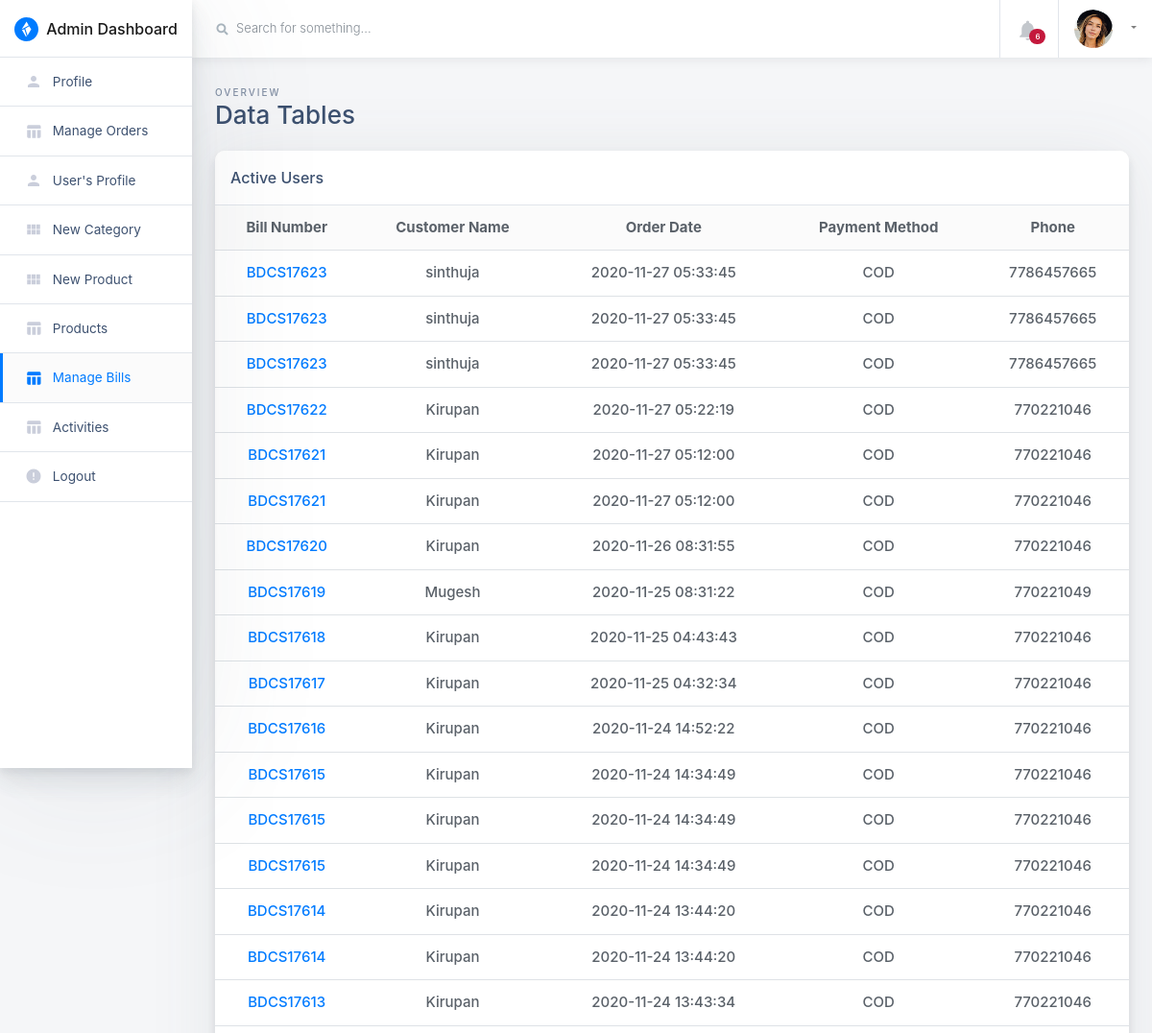
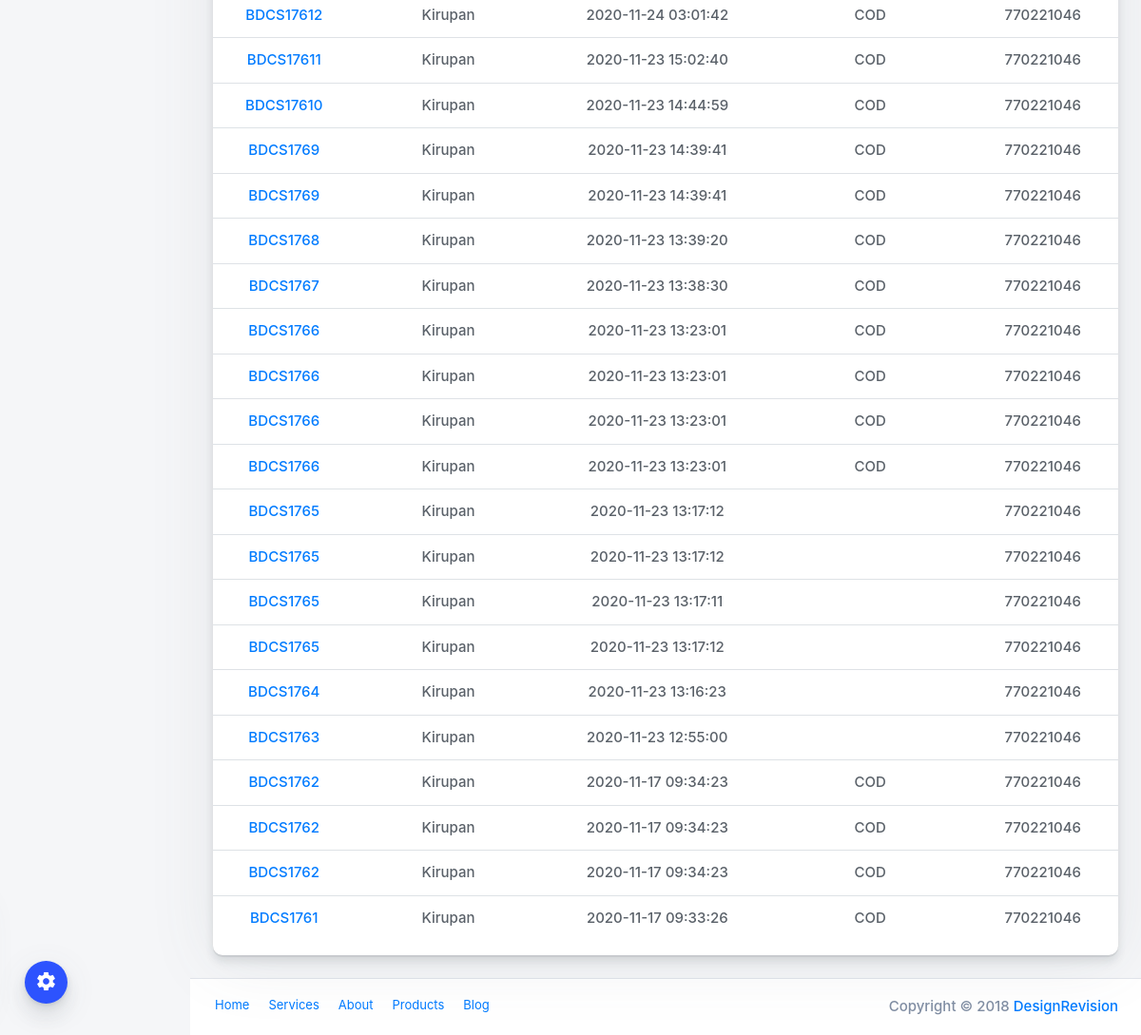
The page /admin/manage-bills.php (signed in) on the database its author committed (2 pictures, top to bottom).
### tables this page shows
CREATE TABLE IF NOT EXISTS `orders` (
  `id` int(11) NOT NULL AUTO_INCREMENT,
  `bill_no` int(4) DEFAULT NULL,
  `userId` int(11) DEFAULT NULL,
  `productId` varchar(255) DEFAULT NULL,
  `quantity` int(11) DEFAULT NULL,
  `orderDate` timestamp NOT NULL DEFAULT CURRENT_TIMESTAMP,
  `paymentMethod` varchar(50) DEFAULT NULL,
  `orderStatus` varchar(55) DEFAULT NULL,
  PRIMARY KEY (`id`)
);

CREATE TABLE IF NOT EXISTS `users` (
  `id` int(11) NOT NULL AUTO_INCREMENT,
  `name` varchar(255) DEFAULT NULL,
  `email` varchar(255) DEFAULT NULL,
  `contactno` bigint(11) DEFAULT NULL,
  `password` varchar(255) DEFAULT NULL,
  `shippingAddress` longtext,
  `shippingState` varchar(255) DEFAULT NULL,
  `shippingCity` varchar(255) DEFAULT NULL,
  `shippingPincode` int(11) DEFAULT NULL,
  `billingAddress` longtext,
  `billingState` varchar(255) DEFAULT NULL,
  `billingCity` varchar(255) DEFAULT NULL,
  `billingPincode` int(11) DEFAULT NULL,
  `regDate` timestamp NOT NULL DEFAULT CURRENT_TIMESTAMP,
  `updationDate` varchar(255) DEFAULT NULL,
  PRIMARY KEY (`id`)
);

### admin/manage-bills.php (the view, shortened to what this page needs)
<?php
include("include/config.php");
if(strlen($_SESSION['admin_login'])==0)
	{
header('location:/ssfood/admin');
}
else{
?>
<!doctype html>
<html class="no-js h-100" lang="en">
  <head>
    <link href="https://use.fontawesome.com/releases/v5.0.6/css/all.css" rel="stylesheet">
    <link rel="stylesheet" href="https://stackpath.bootstrapcdn.com/bootstrap/4.1.3/css/bootstrap.min.css">
    <link rel="stylesheet" id="main-stylesheet" data-version="1.1.0" href="styles/shards-dashboards.1.1.0.min.css">
    <link rel="stylesheet" href="styles/extras.1.1.0.min.css">
  </head>
  <body class="h-100">
    <div class="color-switcher-toggle animated pulse infinite">
      <i class="material-icons">settings</i>
    </div>
    <div class="container-fluid">
      <div class="row">
        <aside class="main-sidebar col-12 col-md-3 col-lg-2 px-0">
          <div class="main-navbar">
            <nav class="navbar align-items-stretch navbar-light bg-white flex-md-nowrap border-bottom p-0">
              <a class="navbar-brand w-100 mr-0" href="dashboard" style="line-height: 25px;">
                <div class="d-table m-auto">
                  <img id="main-logo" class="d-inline-block align-top mr-1" style="max-width: 25px;" src="images/shards-dashboards-logo.svg" alt="Shards Dashboard">
                  <span class="d-none d-md-inline ml-1">Admin Dashboard</span>
                </div>
              </a>
            </nav>
          </div>
          <div class="nav-wrapper">
            <ul class="nav flex-column">
			  <li class="nav-item">
                <a class="nav-link " href="profile">
                  <i class="material-icons">person</i>
                  <span>Profile</span>
                </a>
              </li>
			  <li class="nav-item">
                <a class="nav-link " href="orders">
                  <i class="material-icons">table_chart</i>
                  <span>Manage Orders</span>
                </a>
              </li>
			  <li class="nav-item">
                <a class="nav-link " href="users">
                  <i class="material-icons">person</i>
                  <span>User's Profile</span>
                </a>
              </li>
              <li class="nav-item">
                <a class="nav-link " href="new-category">
                  <i class="material-icons">view_module</i>
                  <span>New Category</span>
                </a>
              </li>
			  <li class="nav-item">
                <a class="nav-link " href="new-product">
                  <i class="material-icons">view_module</i>
                  <span>New Product</span>
                </a>
              </li>
              <li class="nav-item">
                <a class="nav-link " href="products">
                  <i class="material-icons">table_chart</i>
                  <span>Products</span>
                </a>
              </li>
			  <li class="nav-item">
                <a class="nav-link active" href="manage-bills">
                  <i class="material-icons">table_chart</i>
                  <span>Manage Bills</span>
                </a>
              </li>
			  <li class="nav-item">
                <a class="nav-link " href="activity">
                  <i class="material-icons">table_chart</i>
                  <span>Activities</span>
                </a>
              </li>
			  <li class="nav-item">
                <a class="nav-link " href="logout">
                  <i class="material-icons">error</i>
                  <span>Logout</span>
                </a>
              </li>
            </ul>
          </div>
        </aside>
        <main class="main-content col-lg-10 col-md-9 col-sm-12 p-0 offset-lg-2 offset-md-3">
          <div class="main-navbar sticky-top bg-white">
            <nav class="navbar align-items-stretch navbar-light flex-md-nowrap p-0">
              <form action="#" class="main-navbar__search w-100 d-none d-md-flex d-lg-flex">
                <div class="input-group input-group-seamless ml-3">
                  <div class="input-group-prepend">
                    <div class="input-group-text">
                      <i class="fas fa-search"></i>
                    </div>
                  </div>
                  <input class="navbar-search form-control" type="text" placeholder="Search for something..." aria-label="Search"> </div>
<?php
$f1="00:00:00";
$from=date('Y-m-d')." ".$f1;
$t1="23:59:59";
$to=date('Y-m-d')." ".$t1;
$result = mysqli_query($con,"SELECT * FROM Orders where orderDate Between '$from' and '$to'");
$num_rows1 = mysqli_num_rows($result);
?>
              </form>
              <ul class="navbar-nav border-left flex-row ">
                <li class="nav-item border-right dropdown notifications">
                  <a class="nav-link nav-link-icon text-center" href="" role="button" id="dropdownMenuLink" data-toggle="dropdown" aria-haspopup="true" aria-expanded="false">
                    <div class="nav-link-icon__wrapper">
                      <i class="material-icons">&#xE7F4;</i>
                      <span class="badge badge-pill badge-danger"><?php echo htmlentities($num_rows1); ?></span>
                    </div>
                  </a>
                </li>
                <li class="nav-item dropdown">
                  <a class="nav-link dropdown-toggle text-nowrap px-3" data-toggle="dropdown" href="#" role="button" aria-haspopup="true" aria-expanded="false">
                    <img class="user-avatar rounded-circle mr-2" src="images/avatars/0.jpg" alt="User Avatar">
                  </a>
                </li>
              </ul>
            </nav>
          </div>
          <div class="main-content-container container-fluid px-4">
            <div class="page-header row no-gutters py-4">
              <div class="col-12 col-sm-4 text-center text-sm-left mb-0">
                <span class="text-uppercase page-subtitle">Overview</span>
                <h3 class="page-title">Data Tables</h3>
              </div>
            </div>
            <div class="row">
              <div class="col">
                <div class="card card-small mb-4">
                  <div class="card-header border-bottom">
                    <h6 class="m-0">Active Users</h6>
                  </div>
                  <div class="card-body p-0 pb-3 text-center">
                    <table class="table mb-0">
                      <thead class="bg-light">
                        <tr>
                          <th scope="col" class="border-0">Bill Number</th>
                          <th scope="col" class="border-0">Customer Name</th>
                          <th scope="col" class="border-0">Order Date</th>
                          <th scope="col" class="border-0">Payment Method</th>
                          <th scope="col" class="border-0">Phone</th>
                        </tr>
                      </thead>
                      <tbody>
<?php $query=mysqli_query($con,"select distinct orders.bill_no,orders.orderDate,orders.paymentMethod,orders.userId,orders.id,users.name,users.contactno from orders join users on orders.userId=users.id ORDER BY bill_no DESC");
while($row=mysqli_fetch_array($query)){
?>
                        <tr>
                          <td><a href="bills-view?bid=<?php echo htmlentities($row['bill_no']); ?>"><?php echo "BDCS176". htmlentities($row['bill_no']);?></td>
                          <td><?php echo $row['name']; ?> </td>
                          <td><?php echo $row['orderDate']; ?></td>
                          <td><?php echo $row['paymentMethod'];?></td>
                          <td><?php echo $row['contactno'];?></td>
                        </tr>
<?php } ?>
                      </tbody>
                    </table>
                  </div>
                </div>
              </div>
            </div>
          </div>
          <footer class="main-footer d-flex p-2 px-3 bg-white border-top">
            <ul class="nav">
              <li class="nav-item">
                <a class="nav-link" href="#">Home</a>
              </li>
              <li class="nav-item">
                <a class="nav-link" href="#">Services</a>
              </li>
              <li class="nav-item">
                <a class="nav-link" href="#">About</a>
              </li>
              <li class="nav-item">
                <a class="nav-link" href="#">Products</a>
              </li>
              <li class="nav-item">
                <a class="nav-link" href="#">Blog</a>
              </li>
            </ul>
            <span class="copyright ml-auto my-auto mr-2">Copyright © 2018
              <a href="https://designrevision.com" rel="nofollow">DesignRevision</a>
            </span>
          </footer>
        </main>
      </div>
    </div>
  </body>
</html>
<?php }?>

### rows shown on the page
orders: bill_no "23", userId.name "sinthuja", orderDate "2020-11-27 05:33:45", paymentMethod "COD", userId.contactno "7786457665"
orders: bill_no "23", userId.name "sinthuja", orderDate "2020-11-27 05:33:45", paymentMethod "COD", userId.contactno "7786457665"
orders: bill_no "23", userId.name "sinthuja", orderDate "2020-11-27 05:33:45", paymentMethod "COD", userId.contactno "7786457665"
orders: bill_no "22", userId.name "Kirupan", orderDate "2020-11-27 05:22:19", paymentMethod "COD", userId.contactno "770221046"
orders: bill_no "21", userId.name "Kirupan", orderDate "2020-11-27 05:12:00", paymentMethod "COD", userId.contactno "770221046"
orders: bill_no "21", userId.name "Kirupan", orderDate "2020-11-27 05:12:00", paymentMethod "COD", userId.contactno "770221046"
orders: bill_no "20", userId.name "Kirupan", orderDate "2020-11-26 08:31:55", paymentMethod "COD", userId.contactno "770221046"
orders: bill_no "19", userId.name "Mugesh", orderDate "2020-11-25 08:31:22", paymentMethod "COD", userId.contactno "770221049"
orders: bill_no "18", userId.name "Kirupan", orderDate "2020-11-25 04:43:43", paymentMethod "COD", userId.contactno "770221046"
orders: bill_no "17", userId.name "Kirupan", orderDate "2020-11-25 04:32:34", paymentMethod "COD", userId.contactno "770221046"
orders: bill_no "16", userId.name "Kirupan", orderDate "2020-11-24 14:52:22", paymentMethod "COD", userId.contactno "770221046"
orders: bill_no "15", userId.name "Kirupan", orderDate "2020-11-24 14:34:49", paymentMethod "COD", userId.contactno "770221046"
orders: bill_no "15", userId.name "Kirupan", orderDate "2020-11-24 14:34:49", paymentMethod "COD", userId.contactno "770221046"
orders: bill_no "15", userId.name "Kirupan", orderDate "2020-11-24 14:34:49", paymentMethod "COD", userId.contactno "770221046"
orders: bill_no "14", userId.name "Kirupan", orderDate "2020-11-24 13:44:20", paymentMethod "COD", userId.contactno "770221046"
orders: bill_no "14", userId.name "Kirupan", orderDate "2020-11-24 13:44:20", paymentMethod "COD", userId.contactno "770221046"
orders: bill_no "13", userId.name "Kirupan", orderDate "2020-11-24 13:43:34", paymentMethod "COD", userId.contactno "770221046"
orders: bill_no "12", userId.name "Kirupan", orderDate "2020-11-24 03:01:42", paymentMethod "COD", userId.contactno "770221046"
orders: bill_no "11", userId.name "Kirupan", orderDate "2020-11-23 15:02:40", paymentMethod "COD", userId.contactno "770221046"
orders: bill_no "10", userId.name "Kirupan", orderDate "2020-11-23 14:44:59", paymentMethod "COD", userId.contactno "770221046"
orders: bill_no "9", userId.name "Kirupan", orderDate "2020-11-23 14:39:41", paymentMethod "COD", userId.contactno "770221046"
orders: bill_no "9", userId.name "Kirupan", orderDate "2020-11-23 14:39:41", paymentMethod "COD", userId.contactno "770221046"
orders: bill_no "8", userId.name "Kirupan", orderDate "2020-11-23 13:39:20", paymentMethod "COD", userId.contactno "770221046"
orders: bill_no "7", userId.name "Kirupan", orderDate "2020-11-23 13:38:30", paymentMethod "COD", userId.contactno "770221046"
orders: bill_no "6", userId.name "Kirupan", orderDate "2020-11-23 13:23:01", paymentMethod "COD", userId.contactno "770221046"
orders: bill_no "6", userId.name "Kirupan", orderDate "2020-11-23 13:23:01", paymentMethod "COD", userId.contactno "770221046"
orders: bill_no "6", userId.name "Kirupan", orderDate "2020-11-23 13:23:01", paymentMethod "COD", userId.contactno "770221046"
orders: bill_no "6", userId.name "Kirupan", orderDate "2020-11-23 13:23:01", paymentMethod "COD", userId.contactno "770221046"
orders: bill_no "5", userId.name "Kirupan", orderDate "2020-11-23 13:17:12", userId.contactno "770221046"
orders: bill_no "5", userId.name "Kirupan", orderDate "2020-11-23 13:17:12", userId.contactno "770221046"
orders: bill_no "5", userId.name "Kirupan", orderDate "2020-11-23 13:17:11", userId.contactno "770221046"
orders: bill_no "5", userId.name "Kirupan", orderDate "2020-11-23 13:17:12", userId.contactno "770221046"
orders: bill_no "4", userId.name "Kirupan", orderDate "2020-11-23 13:16:23", userId.contactno "770221046"
orders: bill_no "3", userId.name "Kirupan", orderDate "2020-11-23 12:55:00", userId.contactno "770221046"
orders: bill_no "2", userId.name "Kirupan", orderDate "2020-11-17 09:34:23", paymentMethod "COD", userId.contactno "770221046"
orders: bill_no "2", userId.name "Kirupan", orderDate "2020-11-17 09:34:23", paymentMethod "COD", userId.contactno "770221046"
orders: bill_no "2", userId.name "Kirupan", orderDate "2020-11-17 09:34:23", paymentMethod "COD", userId.contactno "770221046"
orders: bill_no "1", userId.name "Kirupan", orderDate "2020-11-17 09:33:26", paymentMethod "COD", userId.contactno "770221046"

### other values the page prints
$num_rows1 "6"
